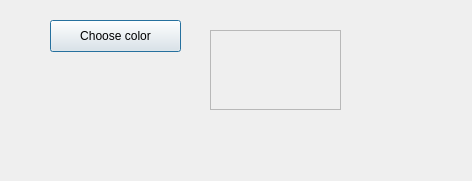
<?xml version="1.0" encoding="UTF-8"?>
<ui version="4.0">
 <class>Dialog</class>
 <widget class="QDialog" name="Dialog">
  <property name="geometry">
   <rect>
    <x>0</x>
    <y>0</y>
    <width>472</width>
    <height>181</height>
   </rect>
  </property>
  <property name="windowTitle">
   <string>Dialog</string>
  </property>
  <widget class="QPushButton" name="pushButton">
   <property name="geometry">
    <rect>
     <x>50</x>
     <y>20</y>
     <width>131</width>
     <height>32</height>
    </rect>
   </property>
   <property name="text">
    <string>Choose color</string>
   </property>
  </widget>
  <widget class="QFrame" name="frame">
   <property name="geometry">
    <rect>
     <x>210</x>
     <y>30</y>
     <width>131</width>
     <height>80</height>
    </rect>
   </property>
   <property name="frameShape">
    <enum>QFrame::StyledPanel</enum>
   </property>
   <property name="frameShadow">
    <enum>QFrame::Raised</enum>
   </property>
  </widget>
  <widget class="QLabel" name="label">
   <property name="geometry">
    <rect>
     <x>80</x>
     <y>145</y>
     <width>331</width>
     <height>21</height>
    </rect>
   </property>
   <property name="text">
    <string/>
   </property>
  </widget>
 </widget>
 <resources/>
 <connections/>
</ui>
